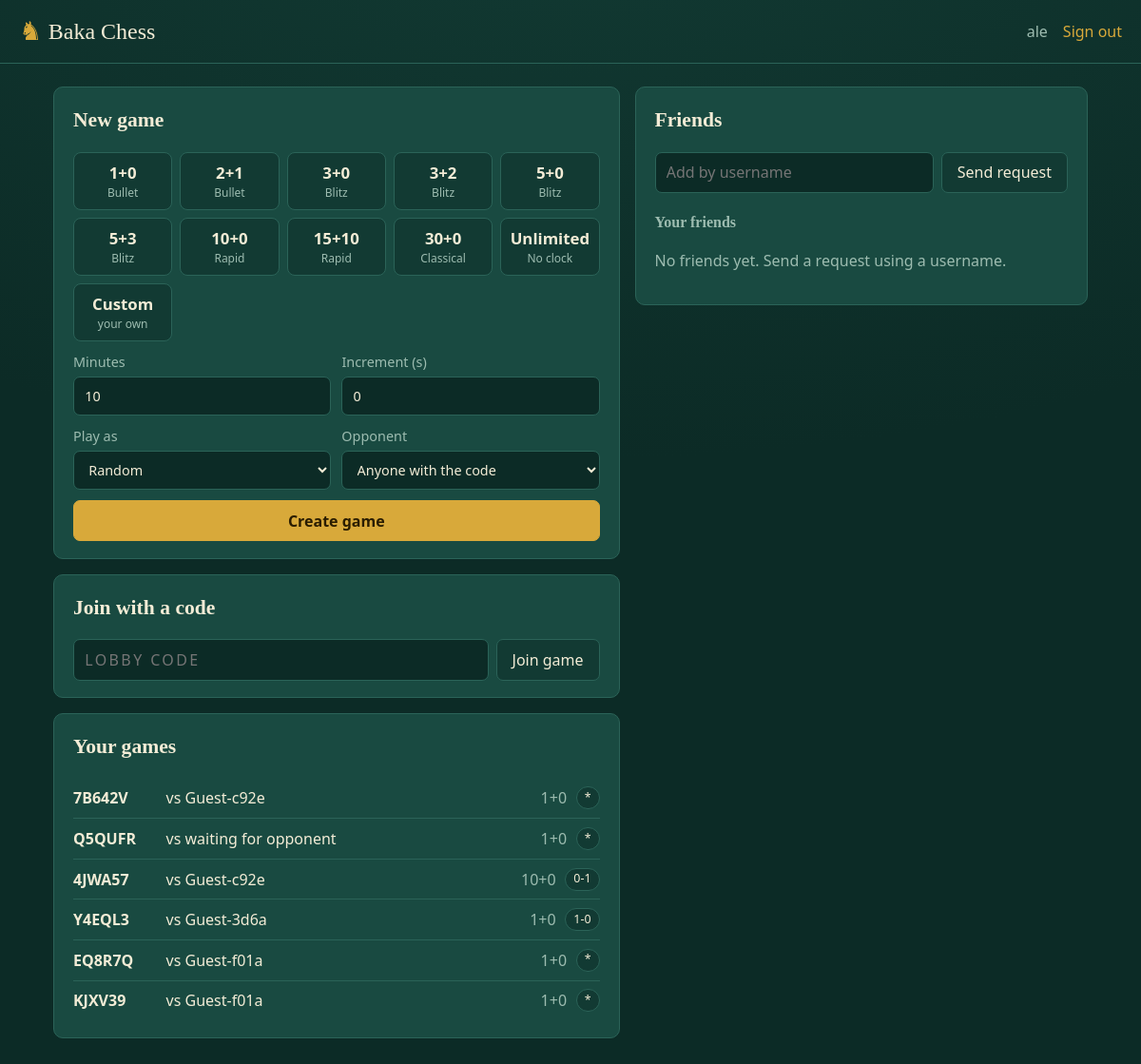
Before: / (signed in) with the older database file.
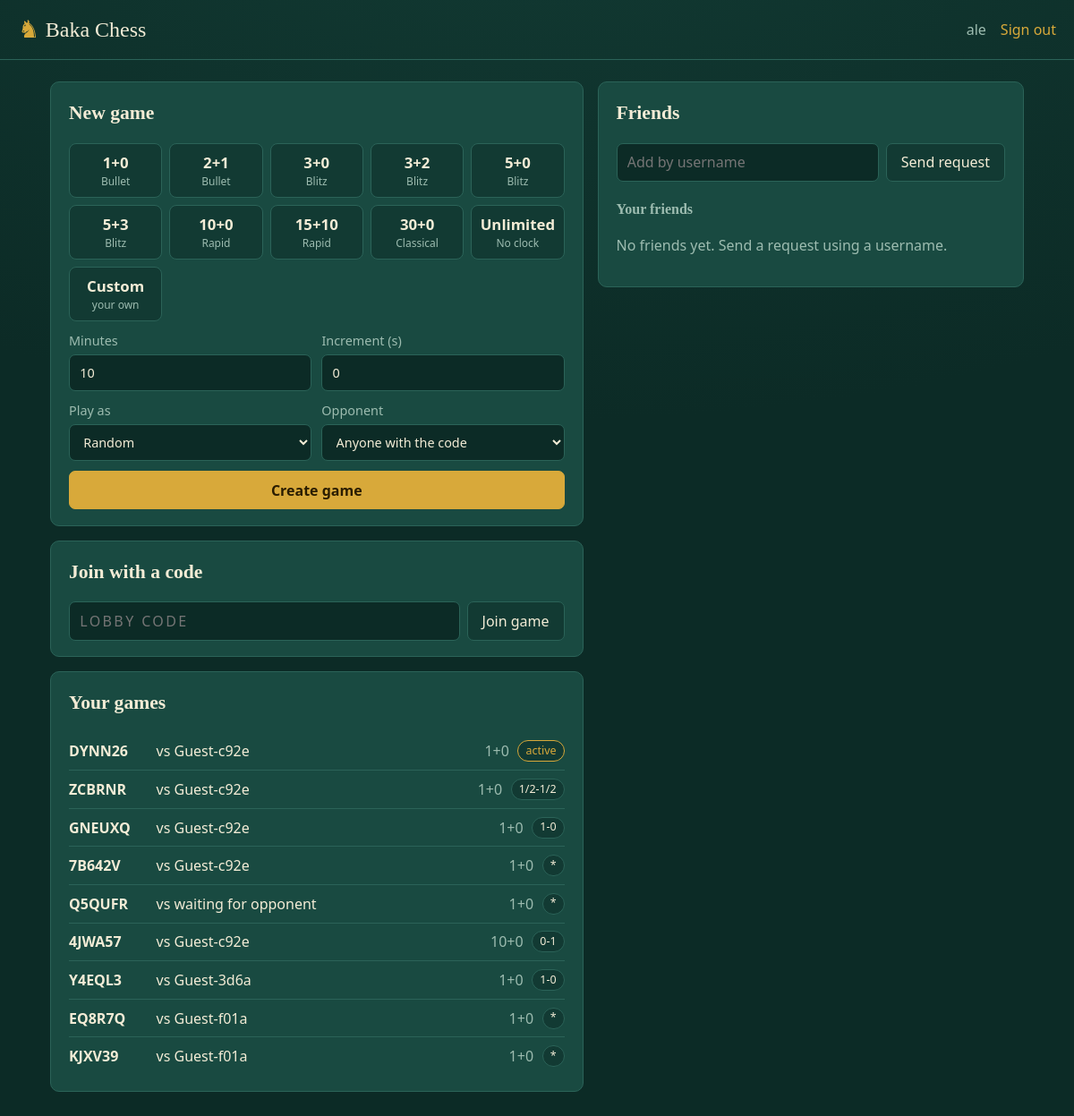
After: the same page with the newer database file.
### games/models.py (models this page shows, shortened)
class Game(models.Model):
    WAITING, ACTIVE, FINISHED = "waiting", "active", "finished"
    code = models.CharField(max_length=8, unique=True, default=make_code)
    status = models.CharField(max_length=10, default=WAITING)
    white_token = models.CharField(max_length=40, blank=True)
    black_token = models.CharField(max_length=40, blank=True)
    white_name = models.CharField(max_length=150, blank=True)
    black_name = models.CharField(max_length=150, blank=True)
    invited_token = models.CharField(max_length=40, blank=True)  # if set, only this player may take the open seat
    initial_seconds = models.PositiveIntegerField(default=600)  # 0 = unlimited
    increment_seconds = models.PositiveIntegerField(default=0)
    white_ms = models.BigIntegerField(default=0)
    black_ms = models.BigIntegerField(default=0)
    last_move_at = models.DateTimeField(null=True, blank=True)
    moves = models.TextField(blank=True)  # space-separated UCI moves
    result = models.CharField(max_length=8, blank=True)  # 1-0, 0-1, 1/2-1/2, *
    reason = models.CharField(max_length=60, blank=True)
    draw_offer = models.CharField(max_length=1, blank=True)  # "w" / "b" / ""
    rematch_white = models.BooleanField(default=False)
    rematch_black = models.BooleanField(default=False)
    created = models.DateTimeField(auto_now_add=True)
    updated = models.DateTimeField(auto_now=True)
    @property
    def time_label(self):
        if not self.initial_seconds:
            return "Unlimited"
        m = self.initial_seconds / 60
        m = int(m) if m == int(m) else round(m, 1)
        return f"{m}+{self.increment_seconds}"

### games/views.py (the view)
# urls.py: path("", views.home, name="home"),
def home(request):
    ctx = {"presets": _presets()}
    if request.user.is_authenticated:
        me = request.user
        rels = Friendship.objects.filter(Q(from_user=me) | Q(to_user=me)).select_related("from_user", "to_user")
        ctx["friends"] = [{"user": r.other(me), "pk": r.pk} for r in rels if r.status == Friendship.ACCEPTED]
        ctx["incoming"] = [r for r in rels if r.status == Friendship.PENDING and r.to_user_id == me.id]
        ctx["outgoing"] = [r for r in rels if r.status == Friendship.PENDING and r.from_user_id == me.id]
        token = f"u:{me.id}"
        games = list(Game.objects.filter(Q(white_token=token) | Q(black_token=token)).order_by("-updated")[:10])
        for g in games:
            opp = g.black_name if g.white_token == token else g.white_name
            g.opp = opp or "waiting for opponent"
        ctx["games"] = games
    return render(request, "games/home.html", ctx)

### games/views.py (called while the page is built)
def _presets():
    return [{"label": l, "name": n, "value": f"{s},{i}", "default": l == "10+0"} for l, n, s, i in PRESETS]

### games/templates/games/home.html (shortened to what this page needs)
{% extends "games/base.html" %} {% block content %} {% if not user.is_authenticated %}
<section class="hero">
    <div>
        <h1>True Tomo Chess</h1>
        <p>Make an account or play as guest i dont gaf.</p>
    </div>
    <div class="board-art" aria-hidden="true"><span>♞</span></div>
</section>
<div class="grid3">
    <section class="card">
        <h2>Join with a code</h2>
        <form class="join" method="post" action="{% url 'join_code' %}">
            {% csrf_token %}
            <input name="code" placeholder="Lobby code" maxlength="8" autocomplete="off" required />
            <button class="primary">Join game</button>
        </form>
        <p class="muted">You'll play as a guest. Create an account to keep your games and add friends.</p>
    </section>
    <section class="card">
        <h2>Create an account</h2>
        <form method="post" action="{% url 'register' %}" class="stack">
            {% csrf_token %}
            <input name="username" placeholder="Username" required />
            <input name="password1" type="password" placeholder="Password" required />
            <input name="password2" type="password" placeholder="Confirm password" required />
            <button class="primary">Sign up</button>
        </form>
    </section>
    <section class="card">
        <h2>Sign in</h2>
        <form method="post" action="{% url 'login' %}" class="stack">
            {% csrf_token %}
            <input name="username" placeholder="Username" required />
            <input name="password" type="password" placeholder="Password" required />
            <button>Sign in</button>
        </form>
    </section>
</div>
{% else %}
<div class="grid2">
    <div class="col">
        <section class="card" id="new-game">
            <h2>New game</h2>
            <form method="post" action="{% url 'create_game' %}" class="stack">
                <div class="chips">
                    {% for p in presets %}
                    <label class="chip"
                        ><input
                        /><span><b>{{ p.label }}</b><small>{{ p.name }}</small></span></label
                    >
                    {% endfor %}
                    <label class="chip"
                        ><input type="radio" name="preset" value="custom" /><span
                            ><b>Custom</b><small>your own</small></span
                        ></label
                    >
                </div>
                <div class="custom">
                    <label>Minutes <input type="number" name="custom_minutes" value="10" min="1" max="180" /></label>
                    <label
                        >Increment (s) <input type="number" name="custom_increment" value="0" min="0" max="60"
                    /></label>
                </div>
                <div class="row">
                    <label
                        >Play as
                        <select name="color">
                            <option value="random">Random</option>
                        </select>
                    </label>
                    <label
                        >Opponent
                        <select name="invite" id="invite">
                            <option value="">Anyone with the code</option>
                        </select>
                    </label>
                </div>
                <button class="primary">Create game</button>
            </form>
        </section>
        <section class="card">
            <h2>Join with a code</h2>
            <form class="join" method="post" action="{% url 'join_code' %}">
                <input name="code" placeholder="Lobby code" maxlength="8" autocomplete="off" required />
                <button>Join game</button>
            </form>
        </section>
        <section class="card">
            <h2>Your games</h2>
            {% for g in games %}
            <a class="game-row" href="{% url 'game' g.code %}">
                <b>{{ g.code }}</b><span>vs {{ g.opp }}</span><span class="muted">{{ g.time_label }}</span>
                <span class="tag {{ g.status }}"
                    >{% if g.status == 'finished' %}{{ g.result|default:"-" }}{% else %}{{ g.status }}{% endif %}</span
                >
            </a>
            {% empty %}
            <p class="muted">No games yet. Create one above and share the code.</p>
            {% endfor %}
        </section>
    </div>
    <div class="col">
        <section class="card">
            <h2>Friends</h2>
            <form method="post" action="{% url 'friend_add' %}" class="join">
                <input name="username" placeholder="Add by username" required />
                <button>Send request</button>
            </form>
            <h3>Your friends</h3>
            {% for f in friends %}
            <div class="friend-row">
                <span>{{ f.user.username }}</span>
                <button type="button" class="small primary" data-challenge="{{ f.user.username }}">Challenge</button>
                <form
                    method="post"
                    action="{% url 'friend_action' f.pk 'remove' %}"
                    onsubmit="return confirm('Remove {{ f.user.username|escapejs }}?')"
                >
                    {% csrf_token %}<button class="small">Remove</button>
                </form>
            </div>
            {% empty %}
            <p class="muted">No friends yet. Send a request using a username.</p>
            {% endfor %}
        </section>
    </div>
</div>
{% endif %} {% endblock %}

### games/templates/games/base.html (shortened to what this page needs)
{% load static %}<!doctype html>
<html lang="en">
    <head>
        <link rel="stylesheet" href="{% static 'games/style.css' %}" />
    </head>
    <body>
        <header class="top">
            <a class="brand" href="{% url 'home' %}"><span class="knight">♞</span>Baka Chess</a>
            <nav>
                {% if user.is_authenticated %}
                <span class="who">{{ user.username }}</span>
                <form method="post" action="{% url 'logout' %}">
                    {% csrf_token %}<button class="link">Sign out</button>
                </form>
                {% endif %}
            </nav>
        </header>
        <main>{% block content %}{% endblock %}</main>
    </body>
</html>

### games/static/games/style.css (style rules this page uses)
:root { --felt:#123a33; --felt-deep:#0c2b26; --panel:#194a41; --line:#2b6358; --paper:#f3ecd6; --muted:#9dbcb0; --brass:#d8a93a; --brass-ink:#2a1d00; --walnut:#8a6a47; --cream:#ead9b0; --danger:#e0765f; --serif:"Iowan Old Style","Palatino Linotype",Palatino,"Book Antiqua",serif; --sans:"Avenir Next","Segoe UI",Roboto,system-ui,sans-serif; }
* { box-sizing:border-box }
html { background:var(--felt-deep) }
body { margin:0;min-height:100vh;background:radial-gradient(1200px 600px at 50% -10%,var(--felt),var(--felt-deep)); color:var(--paper);font:16px/1.5 var(--sans) }
a { color:var(--brass) }
h1,h2,h3,.brand,.code { font-family:var(--serif) }
h2 { font-size:1.35rem;margin:0 0 .8em }
h3 { font-size:1rem;margin:1.2em 0 .5em;color:var(--muted);font-weight:600 }
main { max-width:1120px;margin:0 auto;padding:1.5rem 1rem 4rem }
.muted { color:var(--muted) }
.top { display:flex;justify-content:space-between;align-items:center;padding:.8rem 1.25rem;border-bottom:1px solid var(--line) }
.brand { font-size:1.5rem;color:var(--paper);text-decoration:none;display:flex;align-items:center;gap:.4rem }
.knight { color:var(--brass);font-size:1.7rem }
.top nav { display:flex;gap:1rem;align-items:center }
.who { color:var(--muted) }
form { margin:0 }
button.link { background:none;border:0;color:var(--brass);cursor:pointer;font:inherit;padding:0 }
.card { background:var(--panel);border:1px solid var(--line);border-radius:10px;padding:1.1rem 1.25rem;margin-bottom:1rem }
.grid2 { display:grid;grid-template-columns:1.25fr 1fr;gap:1rem;align-items:start }
.stack { display:flex;flex-direction:column;gap:.7rem }
.row { display:grid;grid-template-columns:1fr 1fr;gap:.7rem }
label { display:flex;flex-direction:column;gap:.25rem;font-size:.9rem;color:var(--muted) }
input,select,button,.btn { font:inherit;border-radius:7px;border:1px solid var(--line) }
input,select { background:var(--felt-deep);color:var(--paper);padding:.55rem .7rem;width:100% }
button,.btn { background:var(--felt);color:var(--paper);padding:.55rem 1rem;cursor:pointer;text-decoration:none;display:inline-block;text-align:center }
button.primary,.btn.primary { background:var(--brass);border-color:var(--brass);color:var(--brass-ink);font-weight:700 }
.join { display:flex;gap:.5rem }
.join input { flex:1 }
.join input[name=code] { text-transform:uppercase;letter-spacing:.15em }
.chips { display:grid;grid-template-columns:repeat(auto-fill,minmax(92px,1fr));gap:.5rem }
.chip { position:relative;cursor:pointer }
.chip span { display:flex;flex-direction:column;align-items:center;padding:.5rem .3rem;border:1px solid var(--line);border-radius:8px;background:var(--felt) }
.chip b { color:var(--paper);font-size:1.05rem }
.chip small { color:var(--muted);font-size:.75rem }
.custom { display:flex;gap:.7rem }
.custom label { flex:1 }
.game-row { display:grid;grid-template-columns:5.5rem 1fr auto auto;gap:.6rem;align-items:center;padding:.55rem 0;border-top:1px solid var(--line);color:var(--paper);text-decoration:none }
.game-row:first-of-type { border-top:0 }
.tag { font-size:.78rem;padding:.1rem .5rem;border-radius:99px;background:var(--felt);border:1px solid var(--line) }
.tag.active { border-color:var(--brass);color:var(--brass) }

Changed rows visible on the page:
added Game: code "DYNN26", opp "Guest-c92e", time_label "1+0", status "active"
added Game: code "ZCBRNR", opp "Guest-c92e", time_label "1+0", result "1/2-1/2"
added Game: code "GNEUXQ", opp "Guest-c92e", time_label "1+0", result "1-0"
